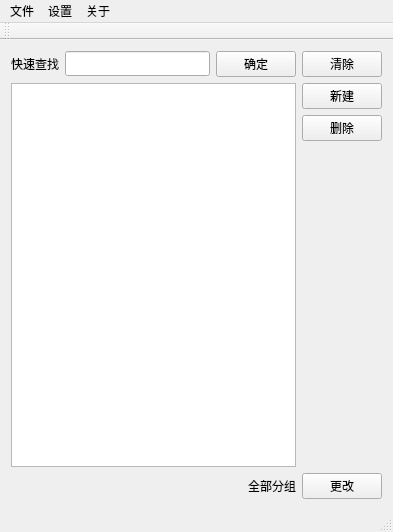
<?xml version="1.0" encoding="UTF-8"?>
<ui version="4.0">
 <class>MainWindow</class>
 <widget class="QMainWindow" name="MainWindow">
  <property name="geometry">
   <rect>
    <x>0</x>
    <y>0</y>
    <width>393</width>
    <height>532</height>
   </rect>
  </property>
  <property name="font">
   <font>
    <family>微软雅黑</family>
   </font>
  </property>
  <property name="windowTitle">
   <string>2645通讯录</string>
  </property>
  <widget class="QWidget" name="centralWidget">
   <layout class="QHBoxLayout" name="horizontalLayout_4">
    <item>
     <layout class="QVBoxLayout" name="verticalLayout">
      <item>
       <layout class="QHBoxLayout" name="horizontalLayout">
        <item>
         <widget class="QLabel" name="label">
          <property name="text">
           <string>快速查找</string>
          </property>
          <property name="buddy">
           <cstring>lineEdit</cstring>
          </property>
         </widget>
        </item>
        <item>
         <widget class="QLineEdit" name="lineEdit"/>
        </item>
        <item>
         <widget class="QPushButton" name="pushButton">
          <property name="text">
           <string>确定</string>
          </property>
         </widget>
        </item>
        <item>
         <widget class="QPushButton" name="pushButton_2">
          <property name="text">
           <string>清除</string>
          </property>
         </widget>
        </item>
       </layout>
      </item>
      <item>
       <layout class="QHBoxLayout" name="horizontalLayout_3">
        <item>
         <widget class="QTableView" name="personTableView"/>
        </item>
        <item>
         <layout class="QVBoxLayout" name="verticalLayout_2">
          <item>
           <widget class="QPushButton" name="newPushButton">
            <property name="text">
             <string>新建</string>
            </property>
           </widget>
          </item>
          <item>
           <widget class="QPushButton" name="pushButton_5">
            <property name="text">
             <string>删除</string>
            </property>
           </widget>
          </item>
          <item>
           <spacer name="verticalSpacer">
            <property name="orientation">
             <enum>Qt::Vertical</enum>
            </property>
            <property name="sizeHint" stdset="0">
             <size>
              <width>20</width>
              <height>40</height>
             </size>
            </property>
           </spacer>
          </item>
         </layout>
        </item>
       </layout>
      </item>
      <item>
       <layout class="QHBoxLayout" name="horizontalLayout_2">
        <item>
         <spacer name="horizontalSpacer">
          <property name="orientation">
           <enum>Qt::Horizontal</enum>
          </property>
          <property name="sizeHint" stdset="0">
           <size>
            <width>40</width>
            <height>20</height>
           </size>
          </property>
         </spacer>
        </item>
        <item>
         <widget class="QLabel" name="label_2">
          <property name="text">
           <string>全部分组</string>
          </property>
         </widget>
        </item>
        <item>
         <widget class="QPushButton" name="pushButton_3">
          <property name="text">
           <string>更改</string>
          </property>
         </widget>
        </item>
       </layout>
      </item>
     </layout>
    </item>
   </layout>
  </widget>
  <widget class="QMenuBar" name="menuBar">
   <property name="geometry">
    <rect>
     <x>0</x>
     <y>0</y>
     <width>393</width>
     <height>26</height>
    </rect>
   </property>
   <widget class="QMenu" name="menu">
    <property name="title">
     <string>文件</string>
    </property>
    <addaction name="separator"/>
    <addaction name="exitAction"/>
   </widget>
   <widget class="QMenu" name="menu_2">
    <property name="title">
     <string>设置</string>
    </property>
   </widget>
   <widget class="QMenu" name="menu_3">
    <property name="title">
     <string>关于</string>
    </property>
   </widget>
   <addaction name="menu"/>
   <addaction name="menu_2"/>
   <addaction name="menu_3"/>
  </widget>
  <widget class="QToolBar" name="mainToolBar">
   <property name="enabled">
    <bool>true</bool>
   </property>
   <property name="movable">
    <bool>true</bool>
   </property>
   <attribute name="toolBarArea">
    <enum>TopToolBarArea</enum>
   </attribute>
   <attribute name="toolBarBreak">
    <bool>false</bool>
   </attribute>
  </widget>
  <widget class="QStatusBar" name="statusBar"/>
  <action name="exitAction">
   <property name="text">
    <string>退出</string>
   </property>
  </action>
 </widget>
 <layoutdefault spacing="6" margin="11"/>
 <resources/>
 <connections/>
</ui>
